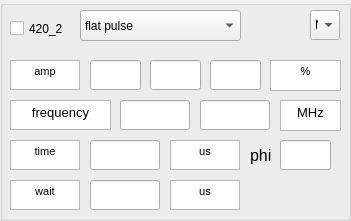
   <widget class="QGroupBox" name="groupBox_2">
    <property name="geometry">
     <rect>
      <x>50</x>
      <y>280</y>
      <width>351</width>
      <height>221</height>
     </rect>
    </property>
    <property name="title">
     <string/>
    </property>
    <widget class="QTextBrowser" name="textBrowser_9">
     <property name="geometry">
      <rect>
       <x>10</x>
       <y>60</y>
       <width>70</width>
       <height>30</height>
      </rect>
     </property>
     <property name="html">
      <string>&lt;!DOCTYPE HTML PUBLIC &quot;-//W3C//DTD HTML 4.0//EN&quot; &quot;http://www.w3.org/TR/REC-html40/strict.dtd&quot;&gt;
&lt;html&gt;&lt;head&gt;&lt;meta name=&quot;qrichtext&quot; content=&quot;1&quot; /&gt;&lt;style type=&quot;text/css&quot;&gt;
p, li { white-space: pre-wrap; }
&lt;/style&gt;&lt;/head&gt;&lt;body style=&quot; font-family:'MS Shell Dlg 2'; font-size:8.25pt; font-weight:400; font-style:normal;&quot;&gt;
&lt;p align=&quot;center&quot; style=&quot; margin-top:0px; margin-bottom:0px; margin-left:0px; margin-right:0px; -qt-block-indent:0; text-indent:0px;&quot;&gt;amp&lt;/p&gt;&lt;/body&gt;&lt;/html&gt;</string>
     </property>
     <property name="openExternalLinks">
      <bool>false</bool>
     </property>
    </widget>
    <widget class="QTextBrowser" name="textBrowser_10">
     <property name="geometry">
      <rect>
       <x>270</x>
       <y>60</y>
       <width>71</width>
       <height>31</height>
      </rect>
     </property>
     <property name="html">
      <string>&lt;!DOCTYPE HTML PUBLIC &quot;-//W3C//DTD HTML 4.0//EN&quot; &quot;http://www.w3.org/TR/REC-html40/strict.dtd&quot;&gt;
&lt;html&gt;&lt;head&gt;&lt;meta name=&quot;qrichtext&quot; content=&quot;1&quot; /&gt;&lt;style type=&quot;text/css&quot;&gt;
p, li { white-space: pre-wrap; }
&lt;/style&gt;&lt;/head&gt;&lt;body style=&quot; font-family:'MS Shell Dlg 2'; font-size:8.25pt; font-weight:400; font-style:normal;&quot;&gt;
&lt;p align=&quot;center&quot; style=&quot; margin-top:0px; margin-bottom:0px; margin-left:0px; margin-right:0px; -qt-block-indent:0; text-indent:0px;&quot;&gt;%&lt;/p&gt;&lt;/body&gt;&lt;/html&gt;</string>
     </property>
    </widget>
    <widget class="QTextBrowser" name="textBrowser_11">
     <property name="geometry">
      <rect>
       <x>10</x>
       <y>140</y>
       <width>70</width>
       <height>30</height>
      </rect>
     </property>
     <property name="sizePolicy">
      <sizepolicy hsizetype="Fixed" vsizetype="Fixed">
       <horstretch>0</horstretch>
       <verstretch>0</verstretch>
      </sizepolicy>
     </property>
     <property name="html">
      <string>&lt;!DOCTYPE HTML PUBLIC &quot;-//W3C//DTD HTML 4.0//EN&quot; &quot;http://www.w3.org/TR/REC-html40/strict.dtd&quot;&gt;
&lt;html&gt;&lt;head&gt;&lt;meta name=&quot;qrichtext&quot; content=&quot;1&quot; /&gt;&lt;style type=&quot;text/css&quot;&gt;
p, li { white-space: pre-wrap; }
&lt;/style&gt;&lt;/head&gt;&lt;body style=&quot; font-family:'MS Shell Dlg 2'; font-size:8.25pt; font-weight:400; font-style:normal;&quot;&gt;
&lt;p align=&quot;center&quot; style=&quot; margin-top:12px; margin-bottom:12px; margin-left:0px; margin-right:0px; -qt-block-indent:0; text-indent:0px;&quot;&gt;time&lt;/p&gt;&lt;/body&gt;&lt;/html&gt;</string>
     </property>
    </widget>
    <widget class="QTextBrowser" name="textBrowser_12">
     <property name="geometry">
      <rect>
       <x>10</x>
       <y>100</y>
       <width>101</width>
       <height>30</height>
      </rect>
     </property>
     <property name="html">
      <string>&lt;!DOCTYPE HTML PUBLIC &quot;-//W3C//DTD HTML 4.0//EN&quot; &quot;http://www.w3.org/TR/REC-html40/strict.dtd&quot;&gt;
&lt;html&gt;&lt;head&gt;&lt;meta name=&quot;qrichtext&quot; content=&quot;1&quot; /&gt;&lt;style type=&quot;text/css&quot;&gt;
p, li { white-space: pre-wrap; }
&lt;/style&gt;&lt;/head&gt;&lt;body style=&quot; font-family:'MS Shell Dlg 2'; font-size:8.25pt; font-weight:400; font-style:normal;&quot;&gt;
&lt;p align=&quot;center&quot; style=&quot; margin-top:0px; margin-bottom:0px; margin-left:0px; margin-right:0px; -qt-block-indent:0; text-indent:0px;&quot;&gt;&lt;span style=&quot; font-size:10pt;&quot;&gt;frequency&lt;/span&gt;&lt;/p&gt;&lt;/body&gt;&lt;/html&gt;</string>
     </property>
    </widget>
    <widget class="QLineEdit" name="start_frequency_420_2">
     <property name="geometry">
      <rect>
       <x>120</x>
       <y>100</y>
       <width>70</width>
       <height>30</height>
      </rect>
     </property>
    </widget>
    <widget class="QLineEdit" name="end_frequency_420_2">
     <property name="geometry">
      <rect>
       <x>200</x>
       <y>100</y>
       <width>70</width>
       <height>30</height>
      </rect>
     </property>
    </widget>
    <widget class="QTextBrowser" name="textBrowser_13">
     <property name="geometry">
      <rect>
       <x>280</x>
       <y>100</y>
       <width>61</width>
       <height>31</height>
      </rect>
     </property>
     <property name="html">
      <string>&lt;!DOCTYPE HTML PUBLIC &quot;-//W3C//DTD HTML 4.0//EN&quot; &quot;http://www.w3.org/TR/REC-html40/strict.dtd&quot;&gt;
&lt;html&gt;&lt;head&gt;&lt;meta name=&quot;qrichtext&quot; content=&quot;1&quot; /&gt;&lt;style type=&quot;text/css&quot;&gt;
p, li { white-space: pre-wrap; }
&lt;/style&gt;&lt;/head&gt;&lt;body style=&quot; font-family:'MS Shell Dlg 2'; font-size:8.25pt; font-weight:400; font-style:normal;&quot;&gt;
&lt;p align=&quot;center&quot; style=&quot; margin-top:0px; margin-bottom:0px; margin-left:0px; margin-right:0px; -qt-block-indent:0; text-indent:0px;&quot;&gt;&lt;span style=&quot; font-size:10pt;&quot;&gt;MHz&lt;/span&gt;&lt;/p&gt;&lt;/body&gt;&lt;/html&gt;</string>
     </property>
    </widget>
    <widget class="QLineEdit" name="time_420_2">
     <property name="geometry">
      <rect>
       <x>90</x>
       <y>140</y>
       <width>70</width>
       <height>30</height>
      </rect>
     </property>
    </widget>
    <widget class="QTextBrowser" name="textBrowser_14">
     <property name="geometry">
      <rect>
       <x>10</x>
       <y>180</y>
       <width>70</width>
       <height>30</height>
      </rect>
     </property>
     <property name="html">
      <string>&lt;!DOCTYPE HTML PUBLIC &quot;-//W3C//DTD HTML 4.0//EN&quot; &quot;http://www.w3.org/TR/REC-html40/strict.dtd&quot;&gt;
&lt;html&gt;&lt;head&gt;&lt;meta name=&quot;qrichtext&quot; content=&quot;1&quot; /&gt;&lt;style type=&quot;text/css&quot;&gt;
p, li { white-space: pre-wrap; }
&lt;/style&gt;&lt;/head&gt;&lt;body style=&quot; font-family:'MS Shell Dlg 2'; font-size:8.25pt; font-weight:400; font-style:normal;&quot;&gt;
&lt;p align=&quot;center&quot; style=&quot; margin-top:0px; margin-bottom:0px; margin-left:0px; margin-right:0px; -qt-block-indent:0; text-indent:0px;&quot;&gt;&lt;span style=&quot; font-size:8pt;&quot;&gt;wait&lt;/span&gt;&lt;/p&gt;&lt;/body&gt;&lt;/html&gt;</string>
     </property>
    </widget>
    <widget class="QLineEdit" name="wait_time_420_2">
     <property name="geometry">
      <rect>
       <x>90</x>
       <y>180</y>
       <width>70</width>
       <height>30</height>
      </rect>
     </property>
    </widget>
    <widget class="QTextBrowser" name="textBrowser_15">
     <property name="geometry">
      <rect>
       <x>170</x>
       <y>140</y>
       <width>70</width>
       <height>30</height>
      </rect>
     </property>
     <property name="html">
      <string>&lt;!DOCTYPE HTML PUBLIC &quot;-//W3C//DTD HTML 4.0//EN&quot; &quot;http://www.w3.org/TR/REC-html40/strict.dtd&quot;&gt;
&lt;html&gt;&lt;head&gt;&lt;meta name=&quot;qrichtext&quot; content=&quot;1&quot; /&gt;&lt;style type=&quot;text/css&quot;&gt;
p, li { white-space: pre-wrap; }
&lt;/style&gt;&lt;/head&gt;&lt;body style=&quot; font-family:'MS Shell Dlg 2'; font-size:8.25pt; font-weight:400; font-style:normal;&quot;&gt;
&lt;p align=&quot;center&quot; style=&quot; margin-top:0px; margin-bottom:0px; margin-left:0px; margin-right:0px; -qt-block-indent:0; text-indent:0px;&quot;&gt;us&lt;/p&gt;&lt;/body&gt;&lt;/html&gt;</string>
     </property>
    </widget>
    <widget class="QTextBrowser" name="textBrowser_16">
     <property name="geometry">
      <rect>
       <x>170</x>
       <y>180</y>
       <width>70</width>
       <height>30</height>
      </rect>
     </property>
     <property name="html">
      <string>&lt;!DOCTYPE HTML PUBLIC &quot;-//W3C//DTD HTML 4.0//EN&quot; &quot;http://www.w3.org/TR/REC-html40/strict.dtd&quot;&gt;
&lt;html&gt;&lt;head&gt;&lt;meta name=&quot;qrichtext&quot; content=&quot;1&quot; /&gt;&lt;style type=&quot;text/css&quot;&gt;
p, li { white-space: pre-wrap; }
&lt;/style&gt;&lt;/head&gt;&lt;body style=&quot; font-family:'MS Shell Dlg 2'; font-size:8.25pt; font-weight:400; font-style:normal;&quot;&gt;
&lt;p align=&quot;center&quot; style=&quot; margin-top:0px; margin-bottom:0px; margin-left:0px; margin-right:0px; -qt-block-indent:0; text-indent:0px;&quot;&gt;&lt;span style=&quot; font-size:8pt;&quot;&gt;us&lt;/span&gt;&lt;/p&gt;&lt;/body&gt;&lt;/html&gt;</string>
     </property>
    </widget>
    <widget class="QCheckBox" name="checkBox_420_2">
     <property name="geometry">
      <rect>
       <x>10</x>
       <y>20</y>
       <width>70</width>
       <height>17</height>
      </rect>
     </property>
     <property name="text">
      <string>420_2</string>
     </property>
    </widget>
    <widget class="QComboBox" name="waveform_420_2">
     <property name="geometry">
      <rect>
       <x>80</x>
       <y>10</y>
       <width>161</width>
       <height>31</height>
      </rect>
     </property>
     <item>
      <property name="text">
       <string>flat pulse</string>
      </property>
     </item>
     <item>
      <property name="text">
       <string>blackman pulse</string>
      </property>
     </item>
     <item>
      <property name="text">
       <string>ramp frequency</string>
      </property>
     </item>
     <item>
      <property name="text">
       <string>load from file</string>
      </property>
     </item>
    </widget>
    <widget class="QLineEdit" name="start_amp_420_2">
     <property name="geometry">
      <rect>
       <x>90</x>
       <y>60</y>
       <width>51</width>
       <height>30</height>
      </rect>
     </property>
    </widget>
    <widget class="QLineEdit" name="end_amp_420_2">
     <property name="geometry">
      <rect>
       <x>150</x>
       <y>60</y>
       <width>51</width>
       <height>30</height>
      </rect>
     </property>
    </widget>
    <widget class="QLineEdit" name="num_amp_420_2">
     <property name="geometry">
      <rect>
       <x>210</x>
       <y>60</y>
       <width>51</width>
       <height>30</height>
      </rect>
     </property>
    </widget>
    <widget class="QComboBox" name="Connected_420_2">
     <property name="geometry">
      <rect>
       <x>310</x>
       <y>10</y>
       <width>30</width>
       <height>30</height>
      </rect>
     </property>
     <item>
      <property name="text">
       <string>N</string>
      </property>
     </item>
     <item>
      <property name="text">
       <string>1</string>
      </property>
     </item>
     <item>
      <property name="text">
       <string>2</string>
      </property>
     </item>
     <item>
      <property name="text">
       <string>3</string>
      </property>
     </item>
     <item>
      <property name="text">
       <string>4</string>
      </property>
     </item>
     <item>
      <property name="text">
       <string>5</string>
      </property>
     </item>
     <item>
      <property name="text">
       <string>6</string>
      </property>
     </item>
    </widget>
    <widget class="QLabel" name="label_phi_420_2">
     <property name="geometry">
      <rect>
       <x>250</x>
       <y>140</y>
       <width>41</width>
       <height>31</height>
      </rect>
     </property>
     <property name="font">
      <font>
       <family>Arial</family>
       <pointsize>12</pointsize>
      </font>
     </property>
     <property name="text">
      <string>phi</string>
     </property>
    </widget>
    <widget class="QLineEdit" name="phi_420_2">
     <property name="geometry">
      <rect>
       <x>280</x>
       <y>140</y>
       <width>51</width>
       <height>30</height>
      </rect>
     </property>
    </widget>
   </widget>
